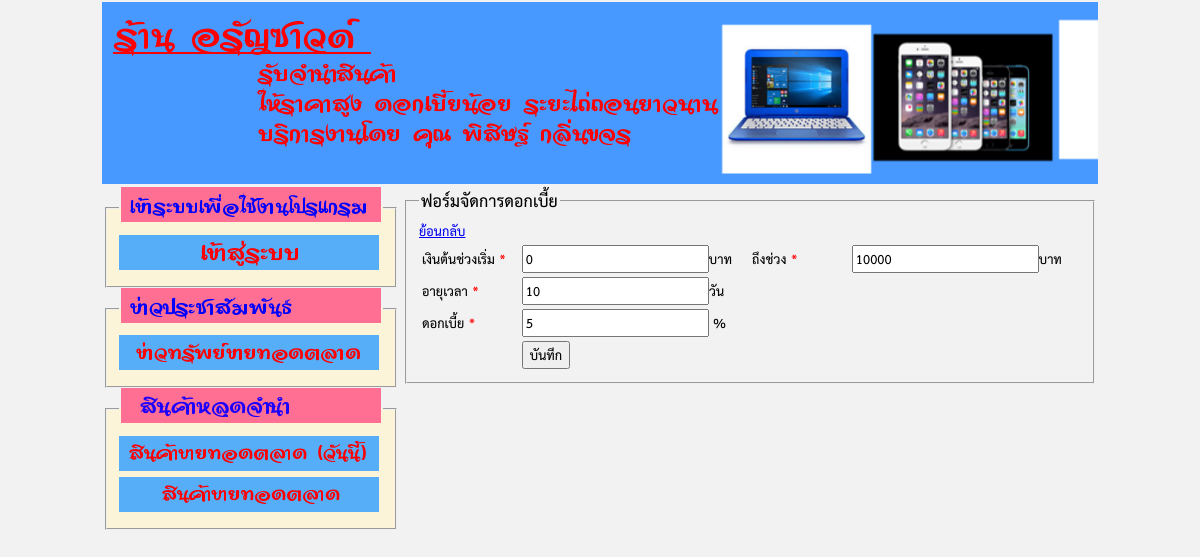
Screenshot of /admin/interest-form.php?id=2 with the database file from the repository.
### tables this page shows
CREATE TABLE `interest` (
  `int_id` int(11) NOT NULL,
  `int_money_begin` int(11) NOT NULL,
  `int_money_end` int(11) NOT NULL,
  `int_duration` int(3) NOT NULL,
  `int_value` int(11) NOT NULL,
  `create_date` date NOT NULL,
  `create_by` int(11) NOT NULL
);

### admin/interest-form.php (the view, shortened to what this page needs)
<?php include '../include/inc_header.php'; ?>
<?php
include '../database/connect.php';
$int_id = empty($_GET['id']) ? '' : $_GET['id'];
$int_value = $int_money_begin = $int_money_end = $int_duration = '';
if (!empty($int_id)) {
    $sql = "SELECT `int_id`, `int_money_begin`, `int_money_end`, `int_duration`, `int_value`, `create_date`, `create_by` ";
    $sql .= " FROM `interest` WHERE int_id = ".$int_id;
    $query = mysqli_query($conn, $sql) or die(mysqli_error($conn));
    $result = mysqli_fetch_assoc($query);
    $int_value = $result['int_value'];
    $int_money_begin = $result['int_money_begin'];
    $int_money_end = $result['int_money_end'];
    $int_duration = $result['int_duration'];
}
?>
<fieldset>
    <legend>ฟอร์มจัดการดอกเบี้ย</legend>
    <a href="interest-list.php">ย้อนกลับ</a>
    <form name="interrest" action="interest-save.php" method="POST">
        <table width="100%">
            <tbody>
                <tr>
                    <td width="15%"><label>เงินต้นช่วงเริ่ม <span class="require">*</span></label></td>
                    <td width="35%"><input type="number" name="int_money_begin" value="<?=$int_money_begin?>" required/><label>บาท</label></td>
                    <td width="15%"><label>ถึงช่วง <span class="require">*</span></label></td>
                    <td width="35%"><input type="number" name="int_money_end" value="<?=$int_money_end?>" required/><label>บาท</label></td>
                </tr>
                <tr>
                    <td><label>อายุเวลา <span class="require">*</span></label></td>
                    <td><input type="number" name="int_duration" value="<?=$int_duration?>" required/><label>วัน</label></td>
                    <td></td>
                    <td></td>
                </tr>
                <tr>
                    <td><label>ดอกเบี้ย <span class="require">*</span></label></td>
                    <td><input type="number" name="int_value" value="<?=$int_value?>" required/><label> %</label></td>
                    <td></td>
                    <td></td>
                </tr>
                <tr>
                    <td></td>
                    <td><input type="submit" value="บันทึก" /></td>
                    <td></td>
                    <td></td>
                </tr>
            </tbody>
        </table>
    </form>
</fieldset>
<?php include '../include/inc_footer.php'; ?>

### css/pawn-style.css (style rules this page uses)
body * { font-family: THSarabun; }
span.require { color : red; }
legend { font-size: 24px; font-weight:bold; }
fieldset *:not(legend) { font-size: 19px; }

### rows the page displays
interest: int_money_begin "0", int_money_end "10000", int_duration "10", int_value "5"
